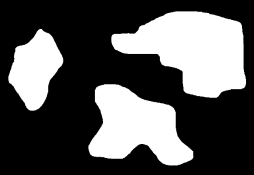
#> input picture Capture.PNG, 254 x 175 px, found by its file name
$ jupyter execute 17_ENG_113_P1.ipynb   (shell and % lines are left out)
#> lines starting #> are read from the running program, lines starting #| are printed output that depends on the picture; after the words box and inside, x2 and y2 are one past the last pixel; in counts of white or black regions, pixels touching at a corner belong together
[cell 1]

import numpy
import random
import sys
from PIL import Image, ImageOps

import matplotlib.image as mpimg
import matplotlib.pyplot as plt

[cell 2]
#Colouring the image
def colourize(img):
    height, width = img.shape

    colors = []
    colors.append([])
    colors.append([])
    color = 1

    # Displaying distinct components with distinct colors
    coloured_img = Image.new("RGB", (width, height))
    coloured_data = coloured_img.load()

    for i in range(len(img)):
        for j in range(len(img[0])):
            if img[i][j] > 0:
                if img[i][j] not in colors[0]:
                    colors[0].append(img[i][j])
                    colors[1].append(
                        (random.randint(0, 255), random.randint(0, 255), random.randint(0, 255)))

                ind = colors[0].index(img[i][j])
                coloured_data[j, i] = colors[1][ind]

    return coloured_img

#Setting black for background and other colours for objects
def binarize(img_array, threshold=5):
    for i in range(len(img_array)):
        for j in range(len(img_array[0])):
            if img_array[i][j] > threshold:
                img_array[i][j] = 1
            else:
                img_array[i][j] = 0
    return img_array


def ccl4(img_array):
    ##### first pass #####
    print("Starting the first pass")
    curr_label = 1
    img_array = numpy.array(img_array)
    labels = numpy.array(img_array)

    # storing label conversions
    label_conv = []
    label_conv.append([])
    label_conv.append([])

    count = 0
    for i in range(1, len(img_array)):
        for j in range(1, len(img_array[0])):

            if img_array[i][j] > 0:
                label_x = labels[i][j - 1]
                label_y = labels[i - 1][j]

                if label_x > 0:
                    # both x and y have a label
                    if label_y > 0:

                        if not label_x == label_y:
                            labels[i][j] = min(label_x, label_y)
                            if max(label_x, label_y) not in label_conv[0]:
                                label_conv[0].append(max(label_x, label_y))
                                label_conv[1].append(min(label_x, label_y))
                            elif max(label_x, label_y) in label_conv[0]:
                                ind = label_conv[0].index(
                                    max(label_x, label_y))
                                if label_conv[1][ind] > min(label_x, label_y):
                                    l = label_conv[1][ind]
                                    label_conv[1][ind] = min(label_x, label_y)
                                    while l in label_conv[0] and count < 100:
                                        count += 1
                                        ind = label_conv[0].index(l)
                                        l = label_conv[1][ind]
                                        label_conv[1][ind] = min(
                                            label_x, label_y)

                                    label_conv[0].append(l)
                                    label_conv[1].append(min(label_x, label_y))

                        else:
                            labels[i][j] = label_y
                    # only x has a label
                    else:
                        labels[i][j] = label_x

                # only y has a label
                elif label_y > 0:
                    labels[i][j] = label_y

                # neither x nor y has a label
                else:
                    labels[i][j] = curr_label
                    curr_label += 1

    ##### second pass #####
    print("Starting the second pass")
    count = 1
    for idx, val in enumerate(label_conv[0]):

        if label_conv[1][idx] in label_conv[0] and count < 100:
            count += 1
            ind = label_conv[0].index(label_conv[1][idx])
            label_conv[1][idx] = label_conv[1][ind]

    for i in range(1, len(labels)):
        for j in range(1, len(labels[0])):

            if labels[i][j] in label_conv[0]:
                ind = label_conv[0].index(labels[i][j])
                labels[i][j] = label_conv[1][ind]

    return labels


# Adopted from https://stackoverflow.com/a/66465647/11979085

[cell 3]
def main():
    numpy.set_printoptions(threshold=sys.maxsize)

    # Open the image
    img = Image.open("E:/Project 5 credits/new/Sri Lanka/Capture.png")
#> img is the input picture: PIL image 254x175 RGBA; mean R, G, B, A 86.7, 86.7, 86.7, 255

    # Threshold the image
    img = img.convert('L')
#> img: PIL image 254x175 L
    img = ImageOps.expand(img, border=1, fill='white')
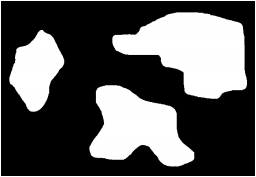
#> img: PIL image 256x177 L; min 0, max 255, mean 89.9
    img = numpy.array(img)
    img = binarize(img)
#> after the loop in binarize, `for i in range(len(img_array)):`:
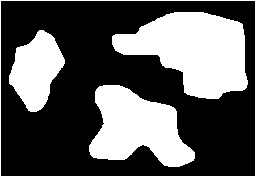
#> img_array: shape (177, 256); values 0 (black) and 1 (white), 36.4% white; 4 white regions, box (x1, y1, x2, y2) and area: (112, 12, 248, 99) 7377, (89, 85, 195, 167) 5420, (9, 30, 65, 112) 2833, (0, 0, 256, 177) 862
    img = ccl4(img)
#> after the loop in ccl4, `for i in range(1, len(img_array)):`:
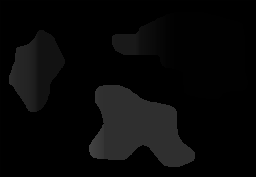
#> labels: shape (177, 256); min 0, max 67, mean 8
#> after the loop in ccl4, `for i in range(1, len(img_array)):`: count = 0; curr_label = 68; label_conv = 2 items
#> the loop in ccl4, `for idx, val in enumerate(label_conv[0]): ` made 64 passes
#> (val, ind) on passes 2 to 13: (3, 0), (4, 1), (5, 2), (6, 3), (7, 4), (8, 5), (9, 6), (10, 7), (11, 8), (12, 9), (13, 10), (14, 11)
#> ind on passes 61 to 64: 59, 60, 61, 62
#> after the loop in ccl4, `for idx, val in enumerate(label_conv[0]):`: count = 61
#> after the loop in ccl4, `for i in range(1, len(labels)):`: labels: shape (177, 256); 8.96% of pixels changed, all inside (x1, y1, x2, y2) = (9, 13, 174, 159)

    # Colour the image using labels
    coloured_img = colourize(img)
#> in colourize, `coloured_img = Image.new("RGB", (width, height))`: coloured_img: PIL image 256x177 RGB; every value is 0
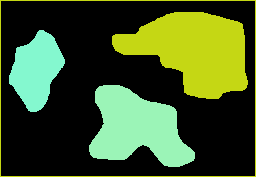
#> coloured_img: PIL image 256x177 RGB; mean R, G, B 62.6, 83.8, 38.5

    # Open the coloured image in photos
    coloured_img.show()

    # Show the coloured image as a graph
    plt.imshow(coloured_img)
    plt.show()


if __name__ == "__main__": main()

$ run again, with Coloured shapes.PNG copied over Capture.PNG
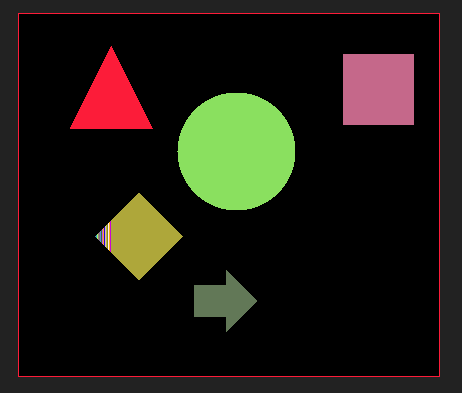
#> input picture Coloured shapes.PNG, 462 x 393 px, found by its file name
#> in main, img is the input picture: PIL image 462x393 RGBA; mean R, G, B, A 30.8, 27.2, 18.7, 255
#> after the loop in ccl4, `for i in range(1, len(img_array)):`:
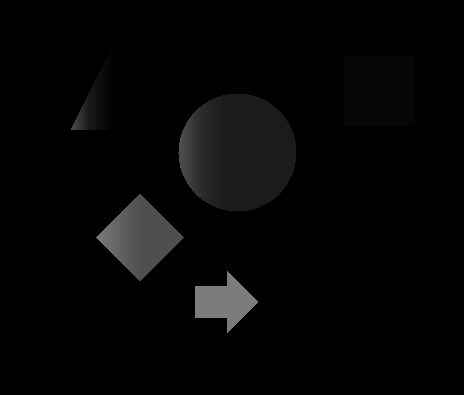
#> labels: shape (395, 464); min 0, max 124, mean 5.7
#> after the loop in ccl4, `for i in range(1, len(img_array)):`: count = 0; curr_label = 125; label_conv = 2 items
#> the loop in ccl4, `for idx, val in enumerate(label_conv[0]): ` made 119 passes
#> (val, ind) on passes 2 to 9: (3, 0), (4, 1), (5, 2), (7, 3), (8, 4), (9, 5), (10, 6), (11, 7)
#> after the loop in ccl4, `for idx, val in enumerate(label_conv[0]):`: count = 100
#> in main, `coloured_img = colourize(img)`:
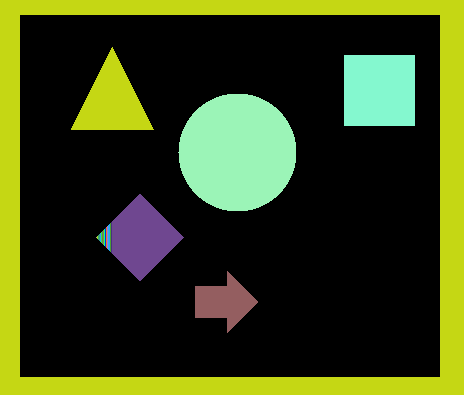
#> coloured_img: PIL image 464x395 RGB; mean R, G, B 54.1, 64.7, 24.5
